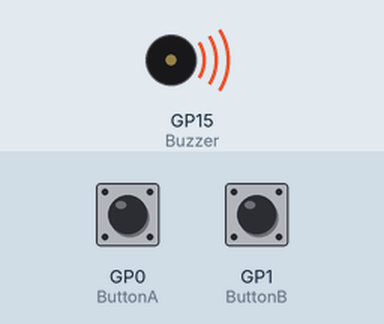
This program was run on a simulated Raspberry Pi Pico running MicroPython. On the bench: buzzer (waves = sounding). Inputs (shaded band) come from the test bench; at power-on: GP0 (ButtonA) LOW, GP1 (ButtonB) LOW. What the program prints to the serial console is not drawn.

Above: at 1.2 s.
1.3 s: GP0 (ButtonA) pulled HIGH for 0.15 s
Timing chart, 0 to 4.3 s (numbered marks = the images above; inputs shaded):
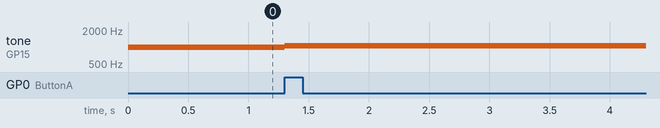

Measured:
- after the input at 1.3 s, tone on GP15 (Buzzer): 1000 Hz → 1050 Hz at once

The program:

Experiment_4.py
```python
# Buzzer and two Buttons changing Frequency

from machine import Pin, PWM
from time import sleep

ButtonA = Pin(0, Pin.IN, Pin.PULL_DOWN)
ButtonB = Pin(1, Pin.IN, Pin.PULL_DOWN)

Buzzer = PWM(Pin(15))
Buzzer.duty_u16(32767)
Frequency = 1000

def ButtonIRQHandler(pin):
    global Frequency
    if pin == ButtonA:
        if Frequency < 2000:
            Frequency += 50
    elif pin == ButtonB:
        if Frequency > 100:
            Frequency -= 50
    print(Frequency)

ButtonA.irq(trigger = Pin.IRQ_RISING, handler = ButtonIRQHandler)
ButtonB.irq(trigger = Pin.IRQ_RISING, handler = ButtonIRQHandler)

while True:
    Buzzer.freq(Frequency)

# Pin 0(1) > ButtonA > Pin (36)
# Pin 1(2) > ButtonB > Pin (36)
# Pin 15(20) > Buzzer > Pin (38)
```
